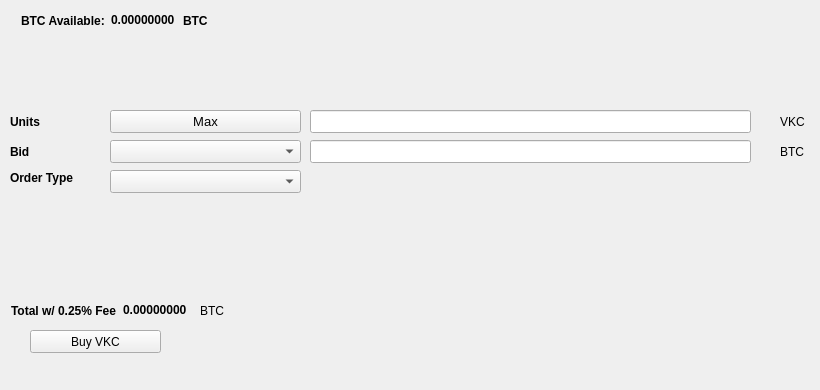
   <widget class="QWidget" name="BuyTab">
    <attribute name="title">
     <string>Buy</string>
    </attribute>
    <widget class="QPushButton" name="BuyVKC">
     <property name="geometry">
      <rect>
       <x>30</x>
       <y>330</y>
       <width>131</width>
       <height>23</height>
      </rect>
     </property>
     <property name="text">
      <string>Buy VKC</string>
     </property>
     <property name="icon">
      <iconset resource="../vkc.qrc">
       <normaloff>:/icons/bitcoin</normaloff>:/icons/bitcoin</iconset>
     </property>
    </widget>
    <widget class="QLabel" name="label_3">
     <property name="geometry">
      <rect>
       <x>10</x>
       <y>110</y>
       <width>46</width>
       <height>23</height>
      </rect>
     </property>
     <property name="font">
      <font>
       <weight>75</weight>
       <bold>true</bold>
      </font>
     </property>
     <property name="text">
      <string>Units</string>
     </property>
    </widget>
    <widget class="QLineEdit" name="UnitsInput">
     <property name="geometry">
      <rect>
       <x>310</x>
       <y>110</y>
       <width>441</width>
       <height>23</height>
      </rect>
     </property>
     <property name="font">
      <font>
       <pointsize>9</pointsize>
       <weight>75</weight>
       <bold>true</bold>
      </font>
     </property>
    </widget>
    <widget class="QLineEdit" name="BuyBidPriceEdit">
     <property name="geometry">
      <rect>
       <x>310</x>
       <y>140</y>
       <width>441</width>
       <height>23</height>
      </rect>
     </property>
     <property name="font">
      <font>
       <pointsize>9</pointsize>
       <weight>75</weight>
       <bold>true</bold>
      </font>
     </property>
    </widget>
    <widget class="QLabel" name="label_4">
     <property name="geometry">
      <rect>
       <x>780</x>
       <y>110</y>
       <width>31</width>
       <height>23</height>
      </rect>
     </property>
     <property name="text">
      <string>VKC</string>
     </property>
    </widget>
    <widget class="QLabel" name="label_5">
     <property name="geometry">
      <rect>
       <x>780</x>
       <y>140</y>
       <width>31</width>
       <height>23</height>
      </rect>
     </property>
     <property name="text">
      <string>BTC</string>
     </property>
    </widget>
    <widget class="QLabel" name="label_6">
     <property name="geometry">
      <rect>
       <x>10</x>
       <y>140</y>
       <width>46</width>
       <height>23</height>
      </rect>
     </property>
     <property name="font">
      <font>
       <weight>75</weight>
       <bold>true</bold>
      </font>
     </property>
     <property name="text">
      <string>Bid</string>
     </property>
    </widget>
    <widget class="QLabel" name="label_7">
     <property name="geometry">
      <rect>
       <x>10</x>
       <y>170</y>
       <width>91</width>
       <height>16</height>
      </rect>
     </property>
     <property name="font">
      <font>
       <weight>75</weight>
       <bold>true</bold>
      </font>
     </property>
     <property name="text">
      <string>Order Type</string>
     </property>
    </widget>
    <widget class="QPushButton" name="Buy_Max_Amount">
     <property name="geometry">
      <rect>
       <x>110</x>
       <y>110</y>
       <width>191</width>
       <height>23</height>
      </rect>
     </property>
     <property name="font">
      <font>
       <pointsize>10</pointsize>
      </font>
     </property>
     <property name="text">
      <string>Max</string>
     </property>
    </widget>
    <widget class="QComboBox" name="BuyBidcomboBox">
     <property name="geometry">
      <rect>
       <x>110</x>
       <y>140</y>
       <width>191</width>
       <height>23</height>
      </rect>
     </property>
     <property name="font">
      <font>
       <pointsize>10</pointsize>
      </font>
     </property>
    </widget>
    <widget class="QComboBox" name="buyOrdertypeCombo">
     <property name="geometry">
      <rect>
       <x>110</x>
       <y>170</y>
       <width>191</width>
       <height>23</height>
      </rect>
     </property>
     <property name="font">
      <font>
       <pointsize>10</pointsize>
      </font>
     </property>
    </widget>
    <widget class="QWidget" name="layoutWidget1">
     <property name="geometry">
      <rect>
       <x>21</x>
       <y>11</y>
       <width>227</width>
       <height>19</height>
      </rect>
     </property>
     <layout class="QHBoxLayout" name="horizontalLayout_3">
      <item>
       <widget class="QLabel" name="label232">
        <property name="font">
         <font>
          <weight>75</weight>
          <bold>true</bold>
         </font>
        </property>
        <property name="text">
         <string>BTC Available:</string>
        </property>
       </widget>
      </item>
      <item>
       <widget class="QLabel" name="BtcAvailableLbl">
        <property name="palette">
         <palette>
          <active>
           <colorrole role="WindowText">
            <brush brushstyle="SolidPattern">
             <color alpha="255">
              <red>0</red>
              <green>0</green>
              <blue>0</blue>
             </color>
            </brush>
           </colorrole>
           <colorrole role="Button">
            <brush brushstyle="SolidPattern">
             <color alpha="255">
              <red>0</red>
              <green>170</green>
              <blue>0</blue>
             </color>
            </brush>
           </colorrole>
           <colorrole role="Light">
            <brush brushstyle="SolidPattern">
             <color alpha="255">
              <red>0</red>
              <green>255</green>
              <blue>0</blue>
             </color>
            </brush>
           </colorrole>
           <colorrole role="Midlight">
            <brush brushstyle="SolidPattern">
             <color alpha="255">
              <red>0</red>
              <green>212</green>
              <blue>0</blue>
             </color>
            </brush>
           </colorrole>
           <colorrole role="Dark">
            <brush brushstyle="SolidPattern">
             <color alpha="255">
              <red>0</red>
              <green>85</green>
              <blue>0</blue>
             </color>
            </brush>
           </colorrole>
           <colorrole role="Mid">
            <brush brushstyle="SolidPattern">
             <color alpha="255">
              <red>0</red>
              <green>113</green>
              <blue>0</blue>
             </color>
            </brush>
           </colorrole>
           <colorrole role="Text">
            <brush brushstyle="SolidPattern">
             <color alpha="255">
              <red>0</red>
              <green>170</green>
              <blue>0</blue>
             </color>
            </brush>
           </colorrole>
           <colorrole role="BrightText">
            <brush brushstyle="SolidPattern">
             <color alpha="255">
              <red>255</red>
              <green>255</green>
              <blue>255</blue>
             </color>
            </brush>
           </colorrole>
           <colorrole role="ButtonText">
            <brush brushstyle="SolidPattern">
             <color alpha="255">
              <red>0</red>
              <green>0</green>
              <blue>0</blue>
             </color>
            </brush>
           </colorrole>
           <colorrole role="Base">
            <brush brushstyle="SolidPattern">
             <color alpha="255">
              <red>255</red>
              <green>255</green>
              <blue>255</blue>
             </color>
            </brush>
           </colorrole>
           <colorrole role="Window">
            <brush brushstyle="SolidPattern">
             <color alpha="255">
              <red>0</red>
              <green>170</green>
              <blue>0</blue>
             </color>
            </brush>
           </colorrole>
           <colorrole role="Shadow">
            <brush brushstyle="SolidPattern">
             <color alpha="255">
              <red>0</red>
              <green>0</green>
              <blue>0</blue>
             </color>
            </brush>
           </colorrole>
           <colorrole role="AlternateBase">
            <brush brushstyle="SolidPattern">
             <color alpha="255">
              <red>127</red>
              <green>212</green>
              <blue>127</blue>
             </color>
            </brush>
           </colorrole>
           <colorrole role="ToolTipBase">
            <brush brushstyle="SolidPattern">
             <color alpha="255">
              <red>255</red>
              <green>255</green>
              <blue>220</blue>
             </color>
            </brush>
           </colorrole>
           <colorrole role="ToolTipText">
            <brush brushstyle="SolidPattern">
             <color alpha="255">
              <red>0</red>
              <green>0</green>
              <blue>0</blue>
             </color>
            </brush>
           </colorrole>
          </active>
          <inactive>
           <colorrole role="WindowText">
            <brush brushstyle="SolidPattern">
             <color alpha="255">
              <red>0</red>
              <green>0</green>
              <blue>0</blue>
             </color>
            </brush>
           </colorrole>
           <colorrole role="Button">
            <brush brushstyle="SolidPattern">
             <color alpha="255">
              <red>0</red>
              <green>170</green>
              <blue>0</blue>
             </color>
            </brush>
           </colorrole>
           <colorrole role="Light">
            <brush brushstyle="SolidPattern">
             <color alpha="255">
              <red>0</red>
              <green>255</green>
              <blue>0</blue>
             </color>
            </brush>
           </colorrole>
           <colorrole role="Midlight">
            <brush brushstyle="SolidPattern">
             <color alpha="255">
              <red>0</red>
              <green>212</green>
              <blue>0</blue>
             </color>
            </brush>
           </colorrole>
           <colorrole role="Dark">
            <brush brushstyle="SolidPattern">
             <color alpha="255">
              <red>0</red>
              <green>85</green>
              <blue>0</blue>
             </color>
            </brush>
           </colorrole>
           <colorrole role="Mid">
            <brush brushstyle="SolidPattern">
             <color alpha="255">
              <red>0</red>
              <green>113</green>
              <blue>0</blue>
             </color>
            </brush>
           </colorrole>
           <colorrole role="Text">
            <brush brushstyle="SolidPattern">
             <color alpha="255">
              <red>0</red>
              <green>170</green>
              <blue>0</blue>
             </color>
            </brush>
           </colorrole>
           <colorrole role="BrightText">
            <brush brushstyle="SolidPattern">
             <color alpha="255">
              <red>255</red>
              <green>255</green>
              <blue>255</blue>
             </color>
            </brush>
           </colorrole>
           <colorrole role="ButtonText">
            <brush brushstyle="SolidPattern">
             <color alpha="255">
              <red>0</red>
              <green>0</green>
              <blue>0</blue>
             </color>
            </brush>
           </colorrole>
           <colorrole role="Base">
            <brush brushstyle="SolidPattern">
             <color alpha="255">
              <red>255</red>
              <green>255</green>
              <blue>255</blue>
             </color>
            </brush>
           </colorrole>
           <colorrole role="Window">
            <brush brushstyle="SolidPattern">
             <color alpha="255">
              <red>0</red>
              <green>170</green>
              <blue>0</blue>
             </color>
            </brush>
           </colorrole>
           <colorrole role="Shadow">
            <brush brushstyle="SolidPattern">
             <color alpha="255">
              <red>0</red>
              <green>0</green>
              <blue>0</blue>
             </color>
            </brush>
           </colorrole>
           <colorrole role="AlternateBase">
            <brush brushstyle="SolidPattern">
             <color alpha="255">
              <red>127</red>
              <green>212</green>
              <blue>127</blue>
             </color>
            </brush>
           </colorrole>
           <colorrole role="ToolTipBase">
            <brush brushstyle="SolidPattern">
             <color alpha="255">
              <red>255</red>
              <green>255</green>
              <blue>220</blue>
             </color>
            </brush>
           </colorrole>
           <colorrole role="ToolTipText">
            <brush brushstyle="SolidPattern">
             <color alpha="255">
              <red>0</red>
              <green>0</green>
              <blue>0</blue>
             </color>
            </brush>
           </colorrole>
          </inactive>
          <disabled>
           <colorrole role="WindowText">
            <brush brushstyle="SolidPattern">
             <color alpha="255">
              <red>0</red>
              <green>85</green>
              <blue>0</blue>
             </color>
            </brush>
           </colorrole>
           <colorrole role="Button">
            <brush brushstyle="SolidPattern">
             <color alpha="255">
              <red>0</red>
              <green>170</green>
              <blue>0</blue>
             </color>
            </brush>
           </colorrole>
           <colorrole role="Light">
            <brush brushstyle="SolidPattern">
             <color alpha="255">
              <red>0</red>
              <green>255</green>
              <blue>0</blue>
             </color>
            </brush>
           </colorrole>
           <colorrole role="Midlight">
            <brush brushstyle="SolidPattern">
             <color alpha="255">
              <red>0</red>
              <green>212</green>
              <blue>0</blue>
             </color>
            </brush>
           </colorrole>
           <colorrole role="Dark">
            <brush brushstyle="SolidPattern">
             <color alpha="255">
              <red>0</red>
              <green>85</green>
              <blue>0</blue>
             </color>
            </brush>
           </colorrole>
           <colorrole role="Mid">
            <brush brushstyle="SolidPattern">
             <color alpha="255">
              <red>0</red>
              <green>113</green>
              <blue>0</blue>
             </color>
            </brush>
           </colorrole>
           <colorrole role="Text">
            <brush brushstyle="SolidPattern">
             <color alpha="255">
              <red>0</red>
              <green>85</green>
              <blue>0</blue>
             </color>
            </brush>
           </colorrole>
           <colorrole role="BrightText">
            <brush brushstyle="SolidPattern">
             <color alpha="255">
              <red>255</red>
              <green>255</green>
              <blue>255</blue>
             </color>
            </brush>
           </colorrole>
           <colorrole role="ButtonText">
            <brush brushstyle="SolidPattern">
             <color alpha="255">
              <red>0</red>
              <green>85</green>
              <blue>0</blue>
             </color>
            </brush>
           </colorrole>
           <colorrole role="Base">
            <brush brushstyle="SolidPattern">
             <color alpha="255">
              <red>0</red>
              <green>170</green>
              <blue>0</blue>
             </color>
            </brush>
           </colorrole>
           <colorrole role="Window">
            <brush brushstyle="SolidPattern">
             <color alpha="255">
              <red>0</red>
              <green>170</green>
              <blue>0</blue>
             </color>
            </brush>
           </colorrole>
           <colorrole role="Shadow">
            <brush brushstyle="SolidPattern">
             <color alpha="255">
              <red>0</red>
              <green>0</green>
              <blue>0</blue>
             </color>
            </brush>
           </colorrole>
           <colorrole role="AlternateBase">
            <brush brushstyle="SolidPattern">
             <color alpha="255">
              <red>0</red>
              <green>170</green>
              <blue>0</blue>
             </color>
            </brush>
           </colorrole>
           <colorrole role="ToolTipBase">
            <brush brushstyle="SolidPattern">
             <color alpha="255">
              <red>255</red>
              <green>255</green>
              <blue>220</blue>
             </color>
            </brush>
           </colorrole>
           <colorrole role="ToolTipText">
            <brush brushstyle="SolidPattern">
             <color alpha="255">
              <red>0</red>
              <green>0</green>
              <blue>0</blue>
             </color>
            </brush>
           </colorrole>
          </disabled>
         </palette>
        </property>
        <property name="font">
         <font>
          <weight>75</weight>
          <bold>true</bold>
         </font>
        </property>
        <property name="text">
         <string>0.00000000</string>
        </property>
        <property name="textInteractionFlags">
         <set>Qt::LinksAccessibleByMouse|Qt::TextSelectableByKeyboard|Qt::TextSelectableByMouse</set>
        </property>
       </widget>
      </item>
      <item>
       <widget class="QLabel" name="BtcAvailableLbl_2">
        <property name="font">
         <font>
          <weight>75</weight>
          <bold>true</bold>
         </font>
        </property>
        <property name="text">
         <string>BTC</string>
        </property>
       </widget>
      </item>
     </layout>
    </widget>
    <widget class="QWidget" name="layoutWidge2">
     <property name="geometry">
      <rect>
       <x>11</x>
       <y>301</y>
       <width>259</width>
       <height>19</height>
      </rect>
     </property>
     <layout class="QHBoxLayout" name="horizontalLayout_4">
      <item>
       <widget class="QLabel" name="label_9">
        <property name="font">
         <font>
          <weight>75</weight>
          <bold>true</bold>
         </font>
        </property>
        <property name="text">
         <string>Total w/ 0.25% Fee</string>
        </property>
       </widget>
      </item>
      <item>
       <widget class="QLabel" name="BuyCostLabel">
        <property name="palette">
         <palette>
          <active>
           <colorrole role="WindowText">
            <brush brushstyle="SolidPattern">
             <color alpha="255">
              <red>0</red>
              <green>0</green>
              <blue>0</blue>
             </color>
            </brush>
           </colorrole>
           <colorrole role="Button">
            <brush brushstyle="SolidPattern">
             <color alpha="255">
              <red>0</red>
              <green>170</green>
              <blue>0</blue>
             </color>
            </brush>
           </colorrole>
           <colorrole role="Light">
            <brush brushstyle="SolidPattern">
             <color alpha="255">
              <red>0</red>
              <green>255</green>
              <blue>0</blue>
             </color>
            </brush>
           </colorrole>
           <colorrole role="Midlight">
            <brush brushstyle="SolidPattern">
             <color alpha="255">
              <red>0</red>
              <green>212</green>
              <blue>0</blue>
             </color>
            </brush>
           </colorrole>
           <colorrole role="Dark">
            <brush brushstyle="SolidPattern">
             <color alpha="255">
              <red>0</red>
              <green>85</green>
              <blue>0</blue>
             </color>
            </brush>
           </colorrole>
           <colorrole role="Mid">
            <brush brushstyle="SolidPattern">
             <color alpha="255">
              <red>0</red>
              <green>113</green>
              <blue>0</blue>
             </color>
            </brush>
           </colorrole>
           <colorrole role="Text">
            <brush brushstyle="SolidPattern">
             <color alpha="255">
              <red>0</red>
              <green>170</green>
              <blue>0</blue>
             </color>
            </brush>
           </colorrole>
           <colorrole role="BrightText">
            <brush brushstyle="SolidPattern">
             <color alpha="255">
              <red>255</red>
              <green>255</green>
              <blue>255</blue>
             </color>
            </brush>
           </colorrole>
           <colorrole role="ButtonText">
            <brush brushstyle="SolidPattern">
             <color alpha="255">
              <red>0</red>
              <green>0</green>
              <blue>0</blue>
             </color>
            </brush>
           </colorrole>
           <colorrole role="Base">
            <brush brushstyle="SolidPattern">
             <color alpha="255">
              <red>255</red>
              <green>255</green>
              <blue>255</blue>
             </color>
            </brush>
           </colorrole>
           <colorrole role="Window">
            <brush brushstyle="SolidPattern">
             <color alpha="255">
              <red>0</red>
              <green>170</green>
              <blue>0</blue>
             </color>
            </brush>
           </colorrole>
           <colorrole role="Shadow">
            <brush brushstyle="SolidPattern">
             <color alpha="255">
              <red>0</red>
              <green>0</green>
              <blue>0</blue>
             </color>
            </brush>
           </colorrole>
           <colorrole role="AlternateBase">
            <brush brushstyle="SolidPattern">
             <color alpha="255">
              <red>127</red>
              <green>212</green>
              <blue>127</blue>
             </color>
            </brush>
           </colorrole>
           <colorrole role="ToolTipBase">
            <brush brushstyle="SolidPattern">
             <color alpha="255">
              <red>255</red>
              <green>255</green>
              <blue>220</blue>
             </color>
            </brush>
           </colorrole>
           <colorrole role="ToolTipText">
            <brush brushstyle="SolidPattern">
             <color alpha="255">
              <red>0</red>
              <green>0</green>
              <blue>0</blue>
             </color>
            </brush>
           </colorrole>
          </active>
          <inactive>
           <colorrole role="WindowText">
            <brush brushstyle="SolidPattern">
             <color alpha="255">
              <red>0</red>
              <green>0</green>
              <blue>0</blue>
             </color>
            </brush>
           </colorrole>
           <colorrole role="Button">
            <brush brushstyle="SolidPattern">
             <color alpha="255">
              <red>0</red>
              <green>170</green>
              <blue>0</blue>
             </color>
            </brush>
           </colorrole>
           <colorrole role="Light">
            <brush brushstyle="SolidPattern">
             <color alpha="255">
              <red>0</red>
              <green>255</green>
              <blue>0</blue>
             </color>
            </brush>
           </colorrole>
           <colorrole role="Midlight">
            <brush brushstyle="SolidPattern">
             <color alpha="255">
              <red>0</red>
              <green>212</green>
              <blue>0</blue>
             </color>
            </brush>
           </colorrole>
           <colorrole role="Dark">
            <brush brushstyle="SolidPattern">
             <color alpha="255">
              <red>0</red>
              <green>85</green>
              <blue>0</blue>
             </color>
            </brush>
           </colorrole>
           <colorrole role="Mid">
            <brush brushstyle="SolidPattern">
             <color alpha="255">
              <red>0</red>
              <green>113</green>
              <blue>0</blue>
             </color>
            </brush>
           </colorrole>
           <colorrole role="Text">
            <brush brushstyle="SolidPattern">
             <color alpha="255">
              <red>0</red>
              <green>170</green>
              <blue>0</blue>
             </color>
            </brush>
           </colorrole>
           <colorrole role="BrightText">
            <brush brushstyle="SolidPattern">
             <color alpha="255">
              <red>255</red>
              <green>255</green>
              <blue>255</blue>
             </color>
            </brush>
           </colorrole>
           <colorrole role="ButtonText">
            <brush brushstyle="SolidPattern">
             <color alpha="255">
              <red>0</red>
              <green>0</green>
              <blue>0</blue>
             </color>
            </brush>
           </colorrole>
           <colorrole role="Base">
            <brush brushstyle="SolidPattern">
             <color alpha="255">
              <red>255</red>
              <green>255</green>
              <blue>255</blue>
             </color>
            </brush>
           </colorrole>
           <colorrole role="Window">
            <brush brushstyle="SolidPattern">
             <color alpha="255">
              <red>0</red>
              <green>170</green>
              <blue>0</blue>
             </color>
            </brush>
           </colorrole>
           <colorrole role="Shadow">
            <brush brushstyle="SolidPattern">
             <color alpha="255">
              <red>0</red>
              <green>0</green>
              <blue>0</blue>
             </color>
            </brush>
           </colorrole>
           <colorrole role="AlternateBase">
            <brush brushstyle="SolidPattern">
             <color alpha="255">
              <red>127</red>
              <green>212</green>
              <blue>127</blue>
             </color>
            </brush>
           </colorrole>
           <colorrole role="ToolTipBase">
            <brush brushstyle="SolidPattern">
             <color alpha="255">
              <red>255</red>
              <green>255</green>
              <blue>220</blue>
             </color>
            </brush>
           </colorrole>
           <colorrole role="ToolTipText">
            <brush brushstyle="SolidPattern">
             <color alpha="255">
              <red>0</red>
              <green>0</green>
              <blue>0</blue>
             </color>
            </brush>
           </colorrole>
          </inactive>
          <disabled>
           <colorrole role="WindowText">
            <brush brushstyle="SolidPattern">
             <color alpha="255">
              <red>0</red>
              <green>85</green>
              <blue>0</blue>
             </color>
            </brush>
           </colorrole>
           <colorrole role="Button">
            <brush brushstyle="SolidPattern">
             <color alpha="255">
              <red>0</red>
              <green>170</green>
              <blue>0</blue>
             </color>
            </brush>
           </colorrole>
           <colorrole role="Light">
            <brush brushstyle="SolidPattern">
             <color alpha="255">
              <red>0</red>
              <green>255</green>
              <blue>0</blue>
             </color>
            </brush>
           </colorrole>
           <colorrole role="Midlight">
            <brush brushstyle="SolidPattern">
             <color alpha="255">
              <red>0</red>
              <green>212</green>
              <blue>0</blue>
             </color>
            </brush>
           </colorrole>
           <colorrole role="Dark">
            <brush brushstyle="SolidPattern">
             <color alpha="255">
              <red>0</red>
              <green>85</green>
              <blue>0</blue>
             </color>
            </brush>
           </colorrole>
           <colorrole role="Mid">
            <brush brushstyle="SolidPattern">
             <color alpha="255">
              <red>0</red>
              <green>113</green>
              <blue>0</blue>
             </color>
            </brush>
           </colorrole>
           <colorrole role="Text">
            <brush brushstyle="SolidPattern">
             <color alpha="255">
              <red>0</red>
              <green>85</green>
              <blue>0</blue>
             </color>
            </brush>
           </colorrole>
           <colorrole role="BrightText">
            <brush brushstyle="SolidPattern">
             <color alpha="255">
              <red>255</red>
              <green>255</green>
              <blue>255</blue>
             </color>
            </brush>
           </colorrole>
           <colorrole role="ButtonText">
            <brush brushstyle="SolidPattern">
             <color alpha="255">
              <red>0</red>
              <green>85</green>
              <blue>0</blue>
             </color>
            </brush>
           </colorrole>
           <colorrole role="Base">
            <brush brushstyle="SolidPattern">
             <color alpha="255">
              <red>0</red>
              <green>170</green>
              <blue>0</blue>
             </color>
            </brush>
           </colorrole>
           <colorrole role="Window">
            <brush brushstyle="SolidPattern">
             <color alpha="255">
              <red>0</red>
              <green>170</green>
              <blue>0</blue>
             </color>
            </brush>
           </colorrole>
           <colorrole role="Shadow">
            <brush brushstyle="SolidPattern">
             <color alpha="255">
              <red>0</red>
              <green>0</green>
              <blue>0</blue>
             </color>
            </brush>
           </colorrole>
           <colorrole role="AlternateBase">
            <brush brushstyle="SolidPattern">
             <color alpha="255">
              <red>0</red>
              <green>170</green>
              <blue>0</blue>
             </color>
            </brush>
           </colorrole>
           <colorrole role="ToolTipBase">
            <brush brushstyle="SolidPattern">
             <color alpha="255">
              <red>255</red>
              <green>255</green>
              <blue>220</blue>
             </color>
            </brush>
           </colorrole>
           <colorrole role="ToolTipText">
            <brush brushstyle="SolidPattern">
             <color alpha="255">
              <red>0</red>
              <green>0</green>
              <blue>0</blue>
             </color>
            </brush>
           </colorrole>
          </disabled>
         </palette>
        </property>
        <property name="font">
         <font>
          <weight>75</weight>
          <bold>true</bold>
         </font>
        </property>
        <property name="autoFillBackground">
         <bool>false</bool>
        </property>
        <property name="text">
         <string>0.00000000</string>
        </property>
        <property name="textInteractionFlags">
         <set>Qt::LinksAccessibleByMouse|Qt::TextSelectableByMouse</set>
        </property>
       </widget>
      </item>
      <item>
       <widget class="QLabel" name="label_10">
        <property name="font">
         <font>
          <weight>50</weight>
          <bold>false</bold>
         </font>
        </property>
        <property name="text">
         <string>BTC</string>
        </property>
       </widget>
      </item>
     </layout>
    </widget>
    <widget class="QLabel" name="label_24">
     <property name="geometry">
      <rect>
       <x>460</x>
       <y>300</y>
       <width>281</width>
       <height>81</height>
      </rect>
     </property>
     <property name="text">
      <string/>
     </property>
     <property name="pixmap">
      <pixmap>:/images/bittrex</pixmap>
     </property>
    </widget>
   </widget>
